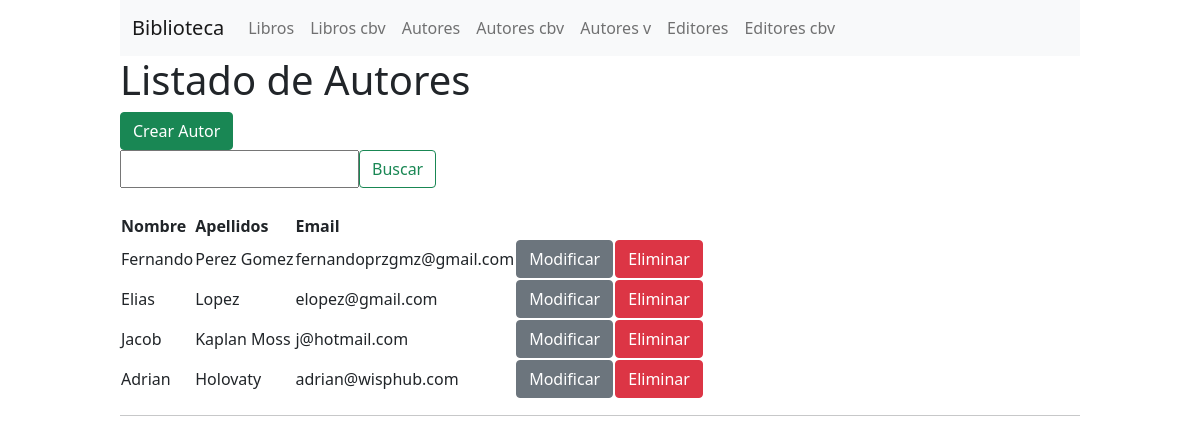
Before: /autores/ with the older database file.
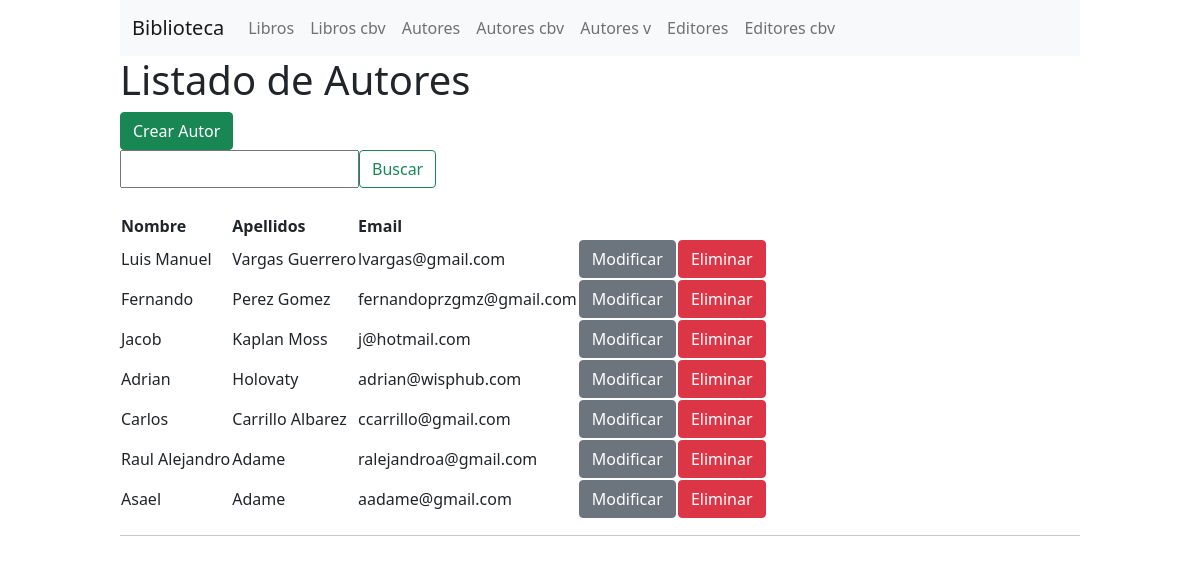
After: the same page with the newer database file.
### biblioteca/models.py (models this page shows, shortened)
class Autor(models.Model):
    nombre = models.CharField(max_length=30)
    apellidos = models.CharField(max_length=40)
    email = models.EmailField(null=True, blank=True)
    class Meta:
        ordering = ["-apellidos", "-nombre"]
        verbose_name = 'Autor'
        verbose_name_plural = 'Autores'

### biblioteca/views.py (the view)
# urls.py: url(r'^autores/$', autor_listado, name="autores"),
def autor_listado(request):
    form, datasource = SearchForm(request.GET), []
    if form.is_valid():
        cd = form.cleaned_data
        if not cd['q']:
            datasource = Autor.objects.all().values()
        else:
            datasource = Autor.objects.filter(
                Q(nombre__icontains=cd['q'])    |
                Q(apellidos__icontains=cd['q']) |
                Q(email__icontains=cd['q'])
            ).values()
    return render(request, "autor_listado.html", {
        "buscador": form,
        "object_list": datasource,
        "fields": [
            { "label": "Nombre",    "key": "nombre" },
            { "label": "Apellidos", "key": "apellidos" },
            { "label": "Email",     "key": "email" },
        ],
        "actions": {
            "create": { "label": "Crear Autor", "redirect": "/crear/autor" },
            "update": { "label": "Modificar",   "redirect": "/modificar/autor" },
            "delete": { "label": "Eliminar",    "redirect": "/eliminar/autor" },
        }
    })

### biblioteca/forms.py
class SearchForm(forms.Form):
    q = forms.CharField(label="Buscador", max_length=50, required=False)

### biblioteca/templatetags/bibl_tags.py (called while the page is built)
@register.filter('get_value_from_dict')
def get_value_from_dict(dict_data, key):
    if key: return dict_data.get(key)

### biblioteca/templates/autor_listado.html (shortened to what this page needs)
{% extends 'shared/base.html' %}
{% block content %}
    <h1>Listado de Autores</h1>
    {% include 'shared/table.html' %}
{% endblock  %}

### biblioteca/templates/shared/table.html (shortened to what this page needs)
{% load bibl_tags %}
<div class="bibl-table">
  <div class="bibl-table-header">
    {% if actions and actions.create %}
    <a href="{{actions.create.redirect}}">
      <button type="button" class="btn btn-success">
        {{ actions.create.label }}
      </button>
    </a>
    {% endif %}
    {% if buscador %}
      <form action="" method="get" class="d-flex">
        {{ buscador.q }}
        <button class="btn btn-outline-success" type="submit">Buscar</button>
      </form>
    {% endif %}
  </div>
  <div class="bibl-table-body" style="margin-top: 25px;">
    <table>
    <thead>
      <tr>
        {% for col in fields %}
          <th scope="col">{{ col.label }}</th>
        {% endfor %}
      </tr>
    </thead>
    <tbody>
      {% for data in object_list %}
        <tr>
          {% for col in fields %}
            {% if not col.is_link %}
              <td> {{ data|get_value_from_dict:col.key }} </td>
            {% endif %}
          {% endfor %}
          {% if actions and actions.update %}
            <td> <a
              href="{{actions.update.redirect}}/{{ data.id }}"
              class="btn btn-secondary">
              {{ actions.update.label }}
            </a></td>
          {% endif %}
          {% if actions and actions.delete %}
            <td><a
              href="{{actions.delete.redirect}}/{{ data.id }}"
              class="btn btn-danger">
              {{ actions.delete.label }}
            </a></td>
          {% endif %}
        </tr>
      {% endfor %}
    </tbody>
  </table>
  </div>
</div>

Changed rows visible on the page:
removed Autor: fields "Elias" "Lopez" "elopez@gmail.com", update.label "Modificar", delete.label "Eliminar"
added Autor: fields "Luis Manuel" "Vargas Guerrero" "lvargas@gmail.com", update.label "Modificar", delete.label "Eliminar"
added Autor: fields "Carlos" "Carrillo Albarez" "ccarrillo@gmail.com", update.label "Modificar", delete.label "Eliminar"
added Autor: fields "Raul Alejandro" "Adame" "ralejandroa@gmail.com", update.label "Modificar", delete.label "Eliminar"
added Autor: fields "Asael" "Adame" "aadame@gmail.com", update.label "Modificar", delete.label "Eliminar"
